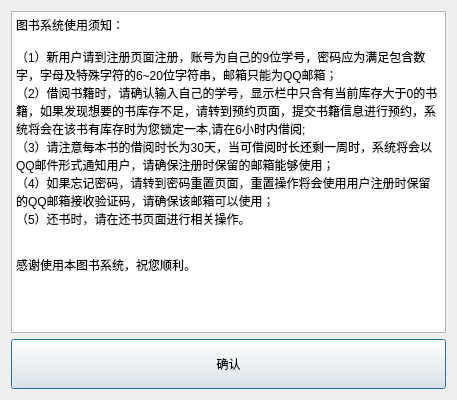
<?xml version="1.0" encoding="UTF-8"?>
<ui version="4.0">
 <class>readme</class>
 <widget class="QDialog" name="readme">
  <property name="geometry">
   <rect>
    <x>0</x>
    <y>0</y>
    <width>457</width>
    <height>400</height>
   </rect>
  </property>
  <property name="minimumSize">
   <size>
    <width>350</width>
    <height>350</height>
   </size>
  </property>
  <property name="windowTitle">
   <string>使用须知</string>
  </property>
  <layout class="QGridLayout" name="gridLayout">
   <item row="0" column="0">
    <widget class="QPlainTextEdit" name="plainTextEdit">
     <property name="plainText">
      <string>图书系统使用须知：

（1）新用户请到注册页面注册，账号为自己的9位学号，密码应为满足包含数字，字母及特殊字符的6~20位字符串，邮箱只能为QQ邮箱；
（2）借阅书籍时，请确认输入自己的学号，显示栏中只含有当前库存大于0的书籍，如果发现想要的书库存不足，请转到预约页面，提交书籍信息进行预约，系统将会在该书有库存时为您锁定一本,请在6小时内借阅;
（3）请注意每本书的借阅时长为30天，当可借阅时长还剩一周时，系统将会以QQ邮件形式通知用户，请确保注册时保留的邮箱能够使用；
（4）如果忘记密码，请转到密码重置页面，重置操作将会使用用户注册时保留的QQ邮箱接收验证码，请确保该邮箱可以使用；
（5）还书时，请在还书页面进行相关操作。


感谢使用本图书系统，祝您顺利。</string>
     </property>
    </widget>
   </item>
   <item row="1" column="0">
    <widget class="QPushButton" name="confirmButton">
     <property name="minimumSize">
      <size>
       <width>0</width>
       <height>50</height>
      </size>
     </property>
     <property name="text">
      <string>确认</string>
     </property>
    </widget>
   </item>
  </layout>
 </widget>
 <resources/>
 <connections/>
</ui>
